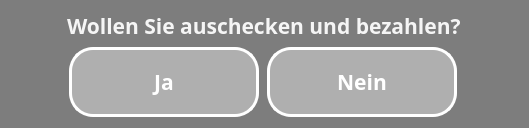
<?xml version="1.0" encoding="UTF-8"?>
<ui version="4.0">
 <class>Checkout</class>
 <widget class="QDialog" name="Checkout">
  <property name="windowModality">
   <enum>Qt::NonModal</enum>
  </property>
  <property name="geometry">
   <rect>
    <x>0</x>
    <y>0</y>
    <width>529</width>
    <height>128</height>
   </rect>
  </property>
  <property name="focusPolicy">
   <enum>Qt::NoFocus</enum>
  </property>
  <property name="windowTitle">
   <string>Dialog</string>
  </property>
  <property name="styleSheet">
   <string notr="true">background: rgb(125, 125, 125);

color:white</string>
  </property>
  <property name="modal">
   <bool>false</bool>
  </property>
  <layout class="QGridLayout" name="gridLayout">
   <item row="0" column="0">
    <layout class="QVBoxLayout" name="verticalLayout">
     <item alignment="Qt::AlignHCenter">
      <widget class="QLabel" name="label">
       <property name="font">
        <font>
         <family>Montserrat SemiBold</family>
         <pointsize>16</pointsize>
         <weight>75</weight>
         <bold>true</bold>
        </font>
       </property>
       <property name="styleSheet">
        <string notr="true">color: rgb(245, 245, 245);
border-color: rgb(125, 125, 125)</string>
       </property>
       <property name="text">
        <string>Wollen Sie auschecken und bezahlen?</string>
       </property>
      </widget>
     </item>
     <item>
      <layout class="QHBoxLayout" name="horizontalLayout">
       <item>
        <widget class="QPushButton" name="btn_yes">
         <property name="enabled">
          <bool>true</bool>
         </property>
         <property name="sizePolicy">
          <sizepolicy hsizetype="Minimum" vsizetype="Fixed">
           <horstretch>0</horstretch>
           <verstretch>0</verstretch>
          </sizepolicy>
         </property>
         <property name="maximumSize">
          <size>
           <width>190</width>
           <height>80</height>
          </size>
         </property>
         <property name="font">
          <font>
           <family>Montserrat SemiBold</family>
           <pointsize>16</pointsize>
           <weight>75</weight>
           <bold>true</bold>
          </font>
         </property>
         <property name="focusPolicy">
          <enum>Qt::StrongFocus</enum>
         </property>
         <property name="styleSheet">
          <string notr="true">border: 3px solid white;
border-radius: 24px;
background: rgb(175, 175, 175)</string>
         </property>
         <property name="text">
          <string>Ja</string>
         </property>
        </widget>
       </item>
       <item>
        <widget class="QPushButton" name="btn_no">
         <property name="minimumSize">
          <size>
           <width>0</width>
           <height>70</height>
          </size>
         </property>
         <property name="maximumSize">
          <size>
           <width>190</width>
           <height>80</height>
          </size>
         </property>
         <property name="font">
          <font>
           <family>Montserrat SemiBold</family>
           <pointsize>16</pointsize>
           <weight>75</weight>
           <bold>true</bold>
          </font>
         </property>
         <property name="focusPolicy">
          <enum>Qt::StrongFocus</enum>
         </property>
         <property name="styleSheet">
          <string notr="true">border: 3px solid white;
border-radius: 24px;
background: rgb(175, 175, 175)</string>
         </property>
         <property name="text">
          <string>Nein</string>
         </property>
        </widget>
       </item>
      </layout>
     </item>
    </layout>
   </item>
  </layout>
 </widget>
 <resources/>
 <connections/>
</ui>
